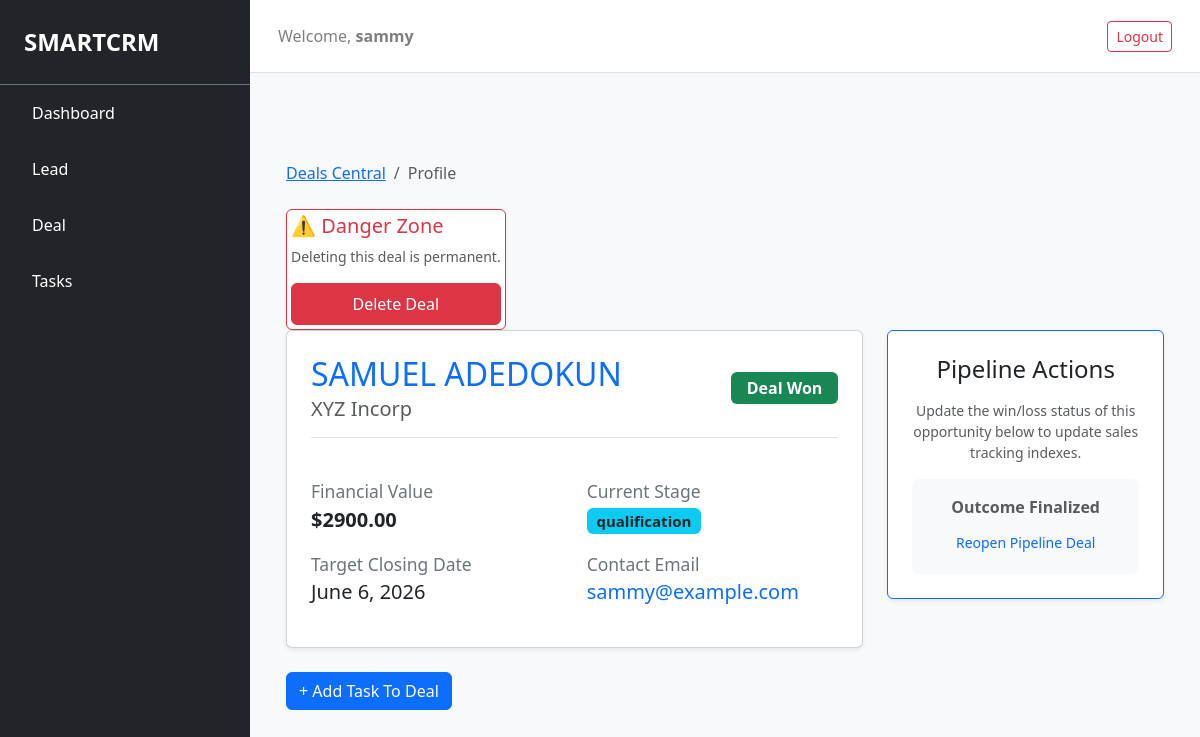
Screenshot of /deal/22/ (signed in) with the database file from the repository.
### smartcrm/models.py (models this page shows, shortened)
class User(AbstractUser):
    role = models.ForeignKey(Role, on_delete=models.SET_NULL, null=True, blank=True)
    created_at = models.DateTimeField(default=timezone.now)

class Deal(models.Model):
    STATUS_CHOICES = [
        ("open", "Open"),
        ("won", "Won"),
        ("lost", "Lost"),
    ]
    STAGE_CHOICES = [
        ("qualification", "Qualification"),
        ("proposal", "Proposal Sent"),
        ("negotiation", "Negotiation"),
        ("review", "Contract Review"),
    ]
    owner = models.ForeignKey(settings.AUTH_USER_MODEL, on_delete=models.CASCADE, null=True, blank=True, related_name="owned_deal")
    lead = models.ForeignKey(Lead, on_delete=models.SET_NULL, null=True, blank=True, related_name="deal")
    amount = models.DecimalField(max_digits=12, decimal_places=2, blank=False)
    stage = models.CharField(max_length=50, choices=STAGE_CHOICES, default="qualification")
    expected_close_date = models.DateField()
    status = models.CharField(max_length=10, choices=STATUS_CHOICES, default="open")

class Lead(models.Model):
    STATUS_CHOICES = [
        ("new", "New"),
        ("contacted", "Contacted"),
        ("qualified", "Qualified"),
        ("proposal", "Proposal Sent"),
        ("negotiation", "Negotiation"),
        ("won", "Won"),
        ("lost", "Lost"),
    ]
    owner = models.ForeignKey(settings.AUTH_USER_MODEL, on_delete=models.SET_NULL, related_name="owned_leads", null=True)
    first_name = models.CharField(max_length=100, null=True, blank=True)
    last_name = models.CharField(max_length=100, null=True, blank=True)
    email = models.EmailField(blank=True, null=True)
    phone = models.CharField(max_length=20, null=True, blank=True)
    position = models.CharField(max_length=100, blank=True, null=True)
    company = models.CharField(max_length=100, blank=False, null=True)
    industry = models.CharField(max_length=100, blank=True, null=True)
    address = models.TextField(blank=True, null=True)
    city = models.CharField(max_length=100, blank=True, null=True)
    country = models.CharField(max_length=100, default="Nigeria")
    status = models.CharField(max_length=20, choices=STATUS_CHOICES, default="new")
    score = models.IntegerField(default=0)
    created_at = models.DateTimeField(default=timezone.now)

### smartcrm/views.py (the view)
# urls.py: path('deal/<int:deal_id>/', views.deal_profile, name='deal_profile'),
@login_required
def deal_profile(request, deal_id):
    deal = get_object_or_404(Deal, id=deal_id, owner=request.user)
    deal_tasks = Task.objects.filter(deal=deal).order_by('-created_at')
    context = {
        'deal': deal,
        'form': TaskForm(),
        'pending_tasks': deal_tasks.filter(is_completed=False),
        'completed_tasks': deal_tasks.filter(is_completed=True),
    }
    return render(request, 'smartcrm/deal_detail.html', context)

### smartcrm/templates/smartcrm/deal_detail.html (shortened to what this page needs)
{% extends "smartcrm/layout.html" %}
{% block body %}
<div class="container mt-5">
    <nav aria-label="breadcrumb">
        <ol class="breadcrumb">
            <li class="breadcrumb-item"><a href="{% url 'deals_dashboard' %}">Deals Central</a></li>
            <li class="breadcrumb-item active" aria-current="page">Profile</li>
        </ol>
    </nav>
    <div class="row">
        <div class="d-flex justify-content-left w-100">
            <div class="card border-danger mt-2 shadow-sm p-1 text-left w-auto">
                <h5 class="text-danger mb-2">⚠️ Danger Zone</h5>
                <p class="text-muted small mb-3">Deleting this deal is permanent.</p>
                <form action="{% url 'delete_deal' deal.id %}" method="POST" id="delete-deal-form">
                    <button type="submit" class="btn btn-danger w-40 py-2 w-100">
                        Delete Deal
                    </button>
                </form>
            </div>
        </div>
        <div class="col-md-8">
            <div class="card shadow-sm p-4 mb-4">
                <div class="d-flex justify-content-between align-items-center border-bottom pb-3 mb-3">
                    <div>
                        <h2 class="mb-1 text-primary">{{ deal.lead.first_name }} {{ deal.lead.last_name }}</h2>
                        <h5 class="text-muted mb-0">{{ deal.lead.company }}</h5>
                    </div>
                    <div>
                        {% if deal.status == 'open' %}
                            <span class="badge bg-warning text-dark fs-6 px-3 py-2">Open Pipeline</span>
                        {% elif deal.status == 'won' %}
                            <span class="badge bg-success fs-6 px-3 py-2">Deal Won</span>
                        {% else %}
                            <span class="badge bg-danger fs-6 px-3 py-2">Deal Lost</span>
                        {% endif %}
                    </div>
                </div>
                <div class="row fs-5 mt-4">
                    <div class="col-sm-6 mb-3">
                        <strong class="text-secondary d-block small uppercase">Financial Value</strong>
                        <span class="fw-bold">${{ deal.amount }}</span>
                    </div>
                    <div class="col-sm-6 mb-3">
                        <strong class="text-secondary d-block small uppercase">Current Stage</strong>
                        <span class="badge bg-info text-dark">{{ deal.stage }}</span>
                    </div>
                    <div class="col-sm-6 mb-3">
                        <strong class="text-secondary d-block small uppercase">Target Closing Date</strong>
                        <span>{{ deal.expected_close_date }}</span>
                    </div>
                    <div class="col-sm-6 mb-3">
                        <strong class="text-secondary d-block small uppercase">Contact Email</strong>
                        <a href="mailto:{{ deal.lead.email }}" class="text-decoration-none">{{ deal.lead.email }}</a>
                    </div>
                </div>
            </div>
        </div>
        <div class="col-md-4">
            <div class="card border-primary shadow-sm p-4 text-center">
                <h4 class="mb-3">Pipeline Actions</h4>
                <p class="text-muted small">Update the win/loss status of this opportunity below to update sales tracking indexes.</p>
                {% if deal.status == 'open' %}
                    <div class="d-grid gap-2">
                        <form action="{% url 'update_deal_status' deal.id 'won' %}" method="POST" class="status-form">
                            {% csrf_token %}
                            <button type="submit" class="btn btn-success btn-lg w-100 mb-2 py-2">
                                🏆 Mark as Won
                            </button>
                        </form>
                        <form action="{% url 'update_deal_status' deal.id 'lost' %}" method="POST" class="status-form">
                            {% csrf_token %}
                            <button type="submit" class="btn btn-outline-danger btn-lg w-100 py-2">
                                ❌ Mark as Lost
                            </button>
                        </form>
                    </div>
                {% else %}
                    <div class="bg-light p-3 rounded">
                        <p class="mb-2 text-muted fw-bold">Outcome Finalized</p>
                        <form action="{% url 'update_deal_status' deal.id 'open' %}" method="POST">
                            <button type="submit" class="btn btn-sm btn-link text-decoration-none">
                                Reopen Pipeline Deal
                            </button>
                        </form>
                    </div>
                {% endif %}
            </div>
        </div>
            <div class="d-flex justify-content-left w-100">
                <a href="{% url 'task_profile' deal.id %}?open_form=true" class="btn btn-primary">
                    + Add Task To Deal
                </a>
            </div>
    </div>
</div>
{% endblock %}

### smartcrm/templates/smartcrm/layout.html (shortened to what this page needs)
{% load static %}
<!DOCTYPE html>
<html lang="en">
    <head>
        <link rel="stylesheet" href="https://stackpath.bootstrapcdn.com/bootstrap/4.4.1/css/bootstrap.min.css">
        <link href="{% static 'smartcrm/css/bootstrap.min.css' %}" rel="stylesheet">
    </head>
    <body class="bg-light">
        <div class="d-flex" id="wrapper">
            {% if user.is_authenticated %}
            <div id="sidebar-wrapper" class="bg-dark text-white flex-shrink-0" style="width: 250px; min-height: 100vh;">
                <div class="sidebar-heading p-4 fs-4 fw-bold border-bottom border-secondary">SMARTCRM</div>
                <div>
                    <a href="{% url 'index' %}" class="list-group-item list-group-item-action bg-dark text-white border-0 py-3 px-4 {% if active_page == 'dashboard' %}active{% endif %}">
                         Dashboard
                    </a>
                    <a href="{% url 'lead' %}" class="list-group-item list-group-item-action bg-dark text-white border-0 py-3 px-4 {% if active_page == 'leads' %}active{% endif %}">
                         Lead
                    </a>
                    <a href="{% url 'deals_dashboard' %}" class="list-group-item list-group-item-action bg-dark text-white border-0 py-3 px-4 {% if active_page == 'analytics' %}active{% endif %}">
                         Deal
                    </a>
                    <a href="{% url 'tasks_dashboard' %}" class="list-group-item list-group-item-action bg-dark text-white border-0 py-3 px-4 {% if active_page == 'tasks' %}active{% endif %}">
                         Tasks
                    </a>
                </div>
            {% endif %}
        </div>
        <main id="page-content-wrapper" class="flex-grow-1 main">
            {% if user.is_authenticated %}
            <nav class="navbar navbar-expand-lg navbar-light bg-white border-bottom p-3">
                <div class="container-fluid">
                    <span class="navbar-text">Welcome, <strong>{{ user.username }}</strong></span>
                    <a href="{% url 'logout' %}" class="btn btn-outline-danger btn-sm">Logout</a>
                </div>
            </nav>
            {% endif %}
            <section id="app" class="container-fluid p-4">
                {% block body %}{% endblock %}
            </section>
        </main>
    </body>
</html>

### rows the page displays
User: username "sammy"
Deal: lead.first_name "SAMUEL", lead.last_name "ADEDOKUN", lead.company "XYZ Incorp", amount "2900.00", stage "qualification", expected_close_date "June 6, 2026", lead.email "sammy@example.com"
